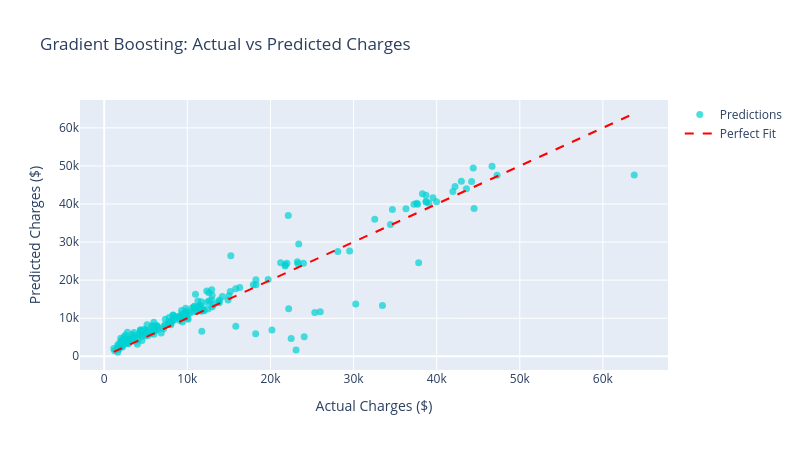
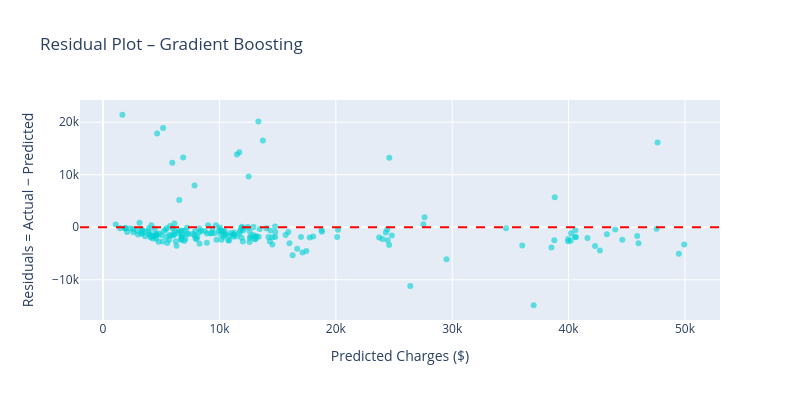

The code cell stored with these charts, in order, in its notebook:
### Markdown cell above
## 5. Algorithm 3: Gradient Boosting Regressor (Boosting)

### Code cell
# ── Train ────────────────────────────────────────────────────────────────
t0 = time.time()
gb_model = GradientBoostingRegressor(n_estimators=100, learning_rate=0.1, max_depth=3, random_state=42)
gb_model.fit(X_train_scaled, y_train)
gb_train_time = time.time() - t0

# ── Predict & Evaluate ────────────────────────────────────────────────────
t1 = time.time()
gb_val_preds = gb_model.predict(X_val_scaled)
gb_preds = gb_model.predict(X_test_scaled)
gb_infer_time = (time.time() - t1) * 1000

gb_rmse = np.sqrt(mean_squared_error(y_test, gb_preds))
gb_mae  = mean_absolute_error(y_test, gb_preds)
gb_r2   = r2_score(y_test, gb_preds)
gb_val_r2 = r2_score(y_val, gb_val_preds)

print('Gradient Boosting Statistics:')
print(f'  RMSE         : ${gb_rmse:,.0f}')
print(f'  MAE          : ${gb_mae:,.0f}')
print(f'  R2 Score     : {gb_r2:.4f}')
print(f'  Train Time   : {gb_train_time:.4f}s')
print(f'  Infer Time   : {gb_infer_time:.3f}ms')

# ── Scatter: Actual vs Predicted ─────────────────────────────────────────
fig = go.Figure()
fig.add_trace(go.Scatter(x=y_test, y=gb_preds, mode='markers',
    name='Predictions', marker=dict(color='#00d2d3', size=7, opacity=0.7)))
fig.add_trace(go.Scatter(x=[y_test.min(), y_test.max()],
    y=[y_test.min(), y_test.max()], mode='lines',
    name='Perfect Fit', line=dict(color='red', dash='dash')))
fig.update_layout(title='Gradient Boosting: Actual vs Predicted Charges',
    xaxis_title='Actual Charges ($)', yaxis_title='Predicted Charges ($)',
    width=800, height=450)
fig.show()

# ── Residual Plot ─────────────────────────────────────────────────────────
gb_residuals = y_test.values - gb_preds
fig_r = go.Figure()
fig_r.add_trace(go.Scatter(x=gb_preds, y=gb_residuals, mode='markers',
    marker=dict(color='#00d2d3', size=6, opacity=0.6), name='Residuals'))
fig_r.add_hline(y=0, line_dash='dash', line_color='red')
fig_r.update_layout(title='Residual Plot – Gradient Boosting',
    xaxis_title='Predicted Charges ($)',
    yaxis_title='Residuals = Actual − Predicted',
    width=800, height=400)
fig_r.show()

### Figure 1 — Plotly figure (JSON) as saved in the notebook; plotly's stock layout.template omitted (floating-point values rounded to 4 significant figures; data arrays with more than 128 entries replaced by an {"elided": "..."} marker saying what was removed)
{"data": [{"marker": {"color": "#00d2d3", "opacity": 0.7, "size": 7}, "mode": "markers", "name": "Predictions", "type": "scatter", "x": {"elided": "201 float values"}, "y": {"elided": "201 float values"}}, {"line": {"color": "red", "dash": "dash"}, "mode": "lines", "name": "Perfect Fit", "type": "scatter", "x": [1147.0, 63770.0], "y": [1147.0, 63770.0]}], "layout": {"height": 450, "title": {"text": "Gradient Boosting: Actual vs Predicted Charges"}, "width": 800, "xaxis": {"title": {"text": "Actual Charges ($)"}}, "yaxis": {"title": {"text": "Predicted Charges ($)"}}}}

### Figure 2 — Plotly figure (JSON) as saved in the notebook; plotly's stock layout.template omitted (floating-point values rounded to 4 significant figures; data arrays with more than 128 entries replaced by an {"elided": "..."} marker saying what was removed)
{"data": [{"marker": {"color": "#00d2d3", "opacity": 0.6, "size": 6}, "mode": "markers", "name": "Residuals", "type": "scatter", "x": {"elided": "201 float values"}, "y": {"elided": "201 float values"}}], "layout": {"height": 400, "shapes": [{"line": {"color": "red", "dash": "dash"}, "type": "line", "x0": 0, "x1": 1, "xref": "x domain", "y0": 0, "y1": 0, "yref": "y"}], "title": {"text": "Residual Plot – Gradient Boosting"}, "width": 800, "xaxis": {"title": {"text": "Predicted Charges ($)"}}, "yaxis": {"title": {"text": "Residuals = Actual − Predicted"}}}}
